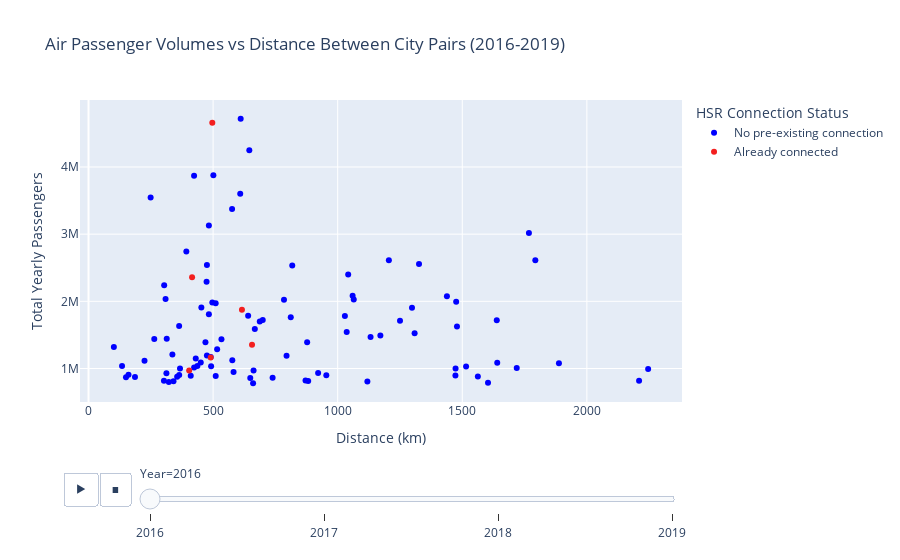

The cell this chart's notebook holds for it:
### Code cell
# Creating list to store yearly dataFrames
sheets = ['2016', '2017', '2018', '2019']
data_frames = []

# Loop through each sheet, add a 'Year' column, and append it to data_frames list
for sheet in sheets:
    df = pd.read_excel(file_path, sheet_name=sheet)
    df['Year'] = sheet  # Add a Year column for each DataFrame
    data_frames.append(df)

# Concatenate all data into a single DataFrame
df_all = pd.concat(data_frames, ignore_index=True)

# Concatenate all data into a single DataFrame
df_all = pd.concat(data_frames, ignore_index=True)

# Convert Distance from meters to kilometers
df_all['Distance'] = df_all['Distance'] / 1000

# Extract relevant columns using the actual column names in the file
df_all = df_all[['Total passengers', 'NUTS_3_code_A', 'NUTS_3_code_B', 'Distance', 'Year', 'City_A_Name', 'City_B_Name', 'has_connection']]

# Combining city names for the custom hover name
df_all['City_Pair'] = df_all['City_A_Name'] + " & " + df_all['City_B_Name']

# Converts "has_connection" column to string for plotly express will see it as a binary option (not continuous
df_all['has_connection'] = df_all['has_connection'].astype(str)

# Filter to Top 50 Total passenger volumes
df_all = df_all.sort_values(by='Total passengers', ascending=False).groupby('Year').head(100)

# Sorting year slider in ascending order, aka making sure the slider is correctly laid out
df_all = df_all.sort_values(by=['Year', 'Total passengers'], ascending=[True, False])

# Map the 'has_connection' column to specific colors (why isn't the red showing up??)
color_map = {'0': 'blue', '1': '#F31F1F'} # Medium-dark red for 1

# Create a scatter plot using Plotly Express
fig = px.scatter(
    df_all,
    x='Distance',
    y='Total passengers',
    color = 'has_connection',
    color_discrete_map = color_map,
    animation_frame='Year',
    hover_name='City_Pair',
   hover_data={'NUTS_3_code_A': True, 'NUTS_3_code_B': True, 'Distance': True, 'Total passengers': True, 'Year': False,'City_A_Name': False, 'City_B_Name': False},
    title="Air Passenger Volumes vs Distance Between City Pairs (2016-2019)",
    labels={"Distance": "Distance (km)", "Total passengers": "Total Yearly Passengers"},
)

# Update hover template to show City Pair with custom text
fig.update_traces(hovertemplate="<br>".join([
    "City Pair: %{hovertext}",
    "Distance: %{x} km",
    "Passengers: %{y}"
]))
# Ensure Legend Displays as Binary (0 and 1)
fig.update_layout(legend_title_text='HSR Connection Status')

# Update legend to rename "0" to "No pre-existing connection" and "1" to "Already connected"
fig.for_each_trace(lambda t: t.update(name="No pre-existing connection" if t.name == "0" else "Already connected"))


fig.show()

## Note: Paris to tolouse has a TGV connection?

### Figure 1 — Plotly figure (JSON) as saved in the notebook; plotly's stock layout.template omitted (floating-point values rounded to 4 significant figures; data arrays with more than 128 entries replaced by an {"elided": "..."} marker saying what was removed)
{"data": [{"customdata": {"elided": "94x5 str values"}, "hovertemplate": "City Pair: %{hovertext}<br>Distance: %{x} km<br>Passengers: %{y}", "hovertext": ["Paris & Toulouse", "Nice & Paris", "Berlin & Munich", "Berlin & Frankfurt", "Hamburg & Munich", "Barcelona & Palma de Mallorca", "Madrid & Palma de Mallorca", "DÃ¼sseldorf & Munich", "Gran Canaria & Madrid", "Frankfurt & Hamburg", "Amsterdam & Barcelona", "Madrid & Tenerife North", "DÃ¼sseldorf & Palma de Mallorca", "Berlin & Cologne", "Barcelona & Paris", "Madrid & Paris", "Berlin & DÃ¼sseldorf", "Frankfurt & Munich", "Madrid & Paris", "Frankfurt & Madrid", "Barcelona & Ibiza", "Barcelona & Frankfurt", "Barcelona & Paris", "Amsterdam & Madrid", "Bordeaux & Paris", "Berlin & Stuttgart", "Cologne & Munich", "Cologne & Palma de Mallorca", "Frankfurt & Paris", "Paris & Toulouse", "Barcelona & Brussels", "Barcelona & Seville", "Munich & Paris", "Hamburg & Palma de Mallorca", "Frankfurt & Palma de Mallorca", "Nice & Paris", "Amsterdam & Frankfurt", "Madrid & Munich", "Amsterdam & Munich", "Barcelona & Munich", "Brussels & Madrid", "Munich & Palma de Mallorca", "Palma de Mallorca & Stuttgart", "Bilbao & Madrid", "Barcelona & Menorca", "Hamburg & Stuttgart", "Berlin & Paris", "Ibiza & Madrid", "Gran Canaria & Tenerife North", "Bordeaux & Paris", "DÃ¼sseldorf & Hamburg", "Berlin & Cologne", "Barcelona & Malaga", "A Coruna & Madrid", "Barcelona & Bilbao", "Amsterdam & Berlin", "Gran Canaria & Lanzarote", "Madrid & Vigo", "Berlin & Palma de Mallorca", "Amsterdam & Malaga", "La Palma & Tenerife North", "Luxembourg City & Munich", "Hannover & Munich", "Hannover & Palma de Mallorca", "Bordeaux & Lyon", "Brussels & Malaga", "Barcelona & Berlin", "Amsterdam & Hamburg", "Barcelona & Tenerife North", "Biarritz & Paris", "Montpellier & Paris", "Ajaccio & Paris", "Brussels & Frankfurt", "Fuerteventura & Gran Canaria", "Asturias & Madrid", "Amsterdam & Nice", "Malaga & Paris", "DÃ¼sseldorf & Paris", "Lyon & Nantes", "Lanzarote & Madrid", "Cologne & Hamburg", "Frankfurt & Luxembourg City", "Ibiza & Palma de Mallorca", "Hamburg & Paris", "Berlin & Brussels", "Barcelona & Santiago de Compostela", "Barcelona & Gran Canaria", "Amsterdam & Luxembourg City", "Bastia & Paris", "Nantes & Paris", "Barcelona & DÃ¼sseldorf", "Palma de Mallorca & Valencia", "Alicante & Amsterdam", "Paris & Toulon"], "legendgroup": "0", "marker": {"color": "blue", "symbol": "circle"}, "mode": "markers", "name": "No pre-existing connection", "orientation": "v", "showlegend": true, "type": "scatter", "x": [610.7, 645.4, 501.0, 423.7, 608.8, 249.2, 576.2, 483.1, 1767.0, 392.6, 1205.0, 1793.0, 1326.0, 475.2, 817.7, 1042.0, 473.8, 303.7, 1060.0, 1438.0, 309.2, 1065.0, 784.5, 1475.0, 496.9, 510.3, 452.9, 1298.0, 483.1, 640.7, 1029.0, 811.7, 699.2, 1638.0, 1250.0, 687.3, 363.7, 1479.0, 667.4, 1036.0, 1309.0, 1171.0, 1132.0, 313.9, 263.9, 533.6, 877.4, 469.3, 101.7, 516.3, 336.7, 475.2, 794.8, 490.4, 430.4, 577.1, 224.7, 450.4, 1640.0, 1888.0, 134.6, 436.9, 492.0, 1515.0, 423.9, 1719.0, 1473.0, 367.2, 2246.0, 662.3, 582.1, 921.5, 312.7, 160.6, 363.9, 954.3, 1473.0, 410.3, 510.5, 1563.0, 355.7, 186.4, 150.4, 738.8, 649.2, 870.9, 2210.0, 302.7, 881.7, 341.1, 1119.0, 322.4, 1603.0, 660.5], "xaxis": "x", "y": [4716804, 4249404, 3878625, 3869795, 3603238, 3545242, 3375136, 3128381, 3017944, 2742869, 2613353, 2610224, 2554075, 2541202, 2533343, 2400998, 2293096, 2240350, 2083535, 2074767, 2034994, 2025566, 2022878, 1992776, 1983326, 1972516, 1906621, 1905569, 1808471, 1786777, 1783265, 1763444, 1720728, 1719710, 1711276, 1700624, 1632021, 1623790, 1586957, 1544325, 1526508, 1491466, 1470971, 1441680, 1439570, 1435723, 1391433, 1390394, 1319318, 1285409, 1207026, 1195571, 1190360, 1171380, 1150288, 1124598, 1114618, 1090084, 1087274, 1078202, 1039056, 1039042, 1035023, 1031556, 1016037, 1008283, 1001433, 999027, 991760, 971414, 946415, 932695, 931130, 906840, 904820, 898959, 896578, 891757, 888743, 882766, 876110, 873956, 870934, 862929, 857825, 820682, 819148, 818175, 814487, 811026, 806306, 797596, 788352, 782095], "yaxis": "y"}, {"customdata": [["ES511", "ES300", "2016", "Barcelona", "Madrid"], ["NL329", "FR108", "2016", "Amsterdam", "Paris"], ["FRL04", "FR107", "2016", "Marseille", "Paris"], ["FRL04", "FR108", "2016", "Marseille", "Paris"], ["ES300", "ES111", "2016", "Madrid", "Santiago de Compostela"], ["FRK26", "FR108", "2016", "Lyon", "Paris"]], "hovertemplate": "City Pair: %{hovertext}<br>Distance: %{x} km<br>Passengers: %{y}", "hovertext": ["Barcelona & Madrid", "Amsterdam & Paris", "Marseille & Paris", "Marseille & Paris", "Madrid & Santiago de Compostela", "Lyon & Paris"], "legendgroup": "1", "marker": {"color": "#F31F1F", "symbol": "circle"}, "mode": "markers", "name": "Already connected", "orientation": "v", "showlegend": true, "type": "scatter", "x": [496.7, 415.7, 615.8, 656.2, 490.4, 403.9], "xaxis": "x", "y": [4657590, 2358886, 1875842, 1354718, 1165728, 969164], "yaxis": "y"}], "layout": {"legend": {"title": {"text": "HSR Connection Status"}, "tracegroupgap": 0}, "sliders": [{"active": 0, "currentvalue": {"prefix": "Year="}, "len": 0.9, "pad": {"b": 10, "t": 60}, "steps": [{"args": [["2016"], {"frame": {"duration": 0, "redraw": false}, "fromcurrent": true, "mode": "immediate", "transition": {"duration": 0, "easing": "linear"}}], "label": "2016", "method": "animate"}, {"args": [["2017"], {"frame": {"duration": 0, "redraw": false}, "fromcurrent": true, "mode": "immediate", "transition": {"duration": 0, "easing": "linear"}}], "label": "2017", "method": "animate"}, {"args": [["2018"], {"frame": {"duration": 0, "redraw": false}, "fromcurrent": true, "mode": "immediate", "transition": {"duration": 0, "easing": "linear"}}], "label": "2018", "method": "animate"}, {"args": [["2019"], {"frame": {"duration": 0, "redraw": false}, "fromcurrent": true, "mode": "immediate", "transition": {"duration": 0, "easing": "linear"}}], "label": "2019", "method": "animate"}], "x": 0.1, "xanchor": "left", "y": 0, "yanchor": "top"}], "title": {"text": "Air Passenger Volumes vs Distance Between City Pairs (2016-2019)"}, "updatemenus": [{"buttons": [{"args": [null, {"frame": {"duration": 500, "redraw": false}, "fromcurrent": true, "mode": "immediate", "transition": {"duration": 500, "easing": "linear"}}], "label": "&#9654;", "method": "animate"}, {"args": [[null], {"frame": {"duration": 0, "redraw": false}, "fromcurrent": true, "mode": "immediate", "transition": {"duration": 0, "easing": "linear"}}], "label": "&#9724;", "method": "animate"}], "direction": "left", "pad": {"r": 10, "t": 70}, "showactive": false, "type": "buttons", "x": 0.1, "xanchor": "right", "y": 0, "yanchor": "top"}], "xaxis": {"anchor": "y", "domain": [0, 1], "title": {"text": "Distance (km)"}}, "yaxis": {"anchor": "x", "domain": [0, 1], "title": {"text": "Total Yearly Passengers"}}}}
